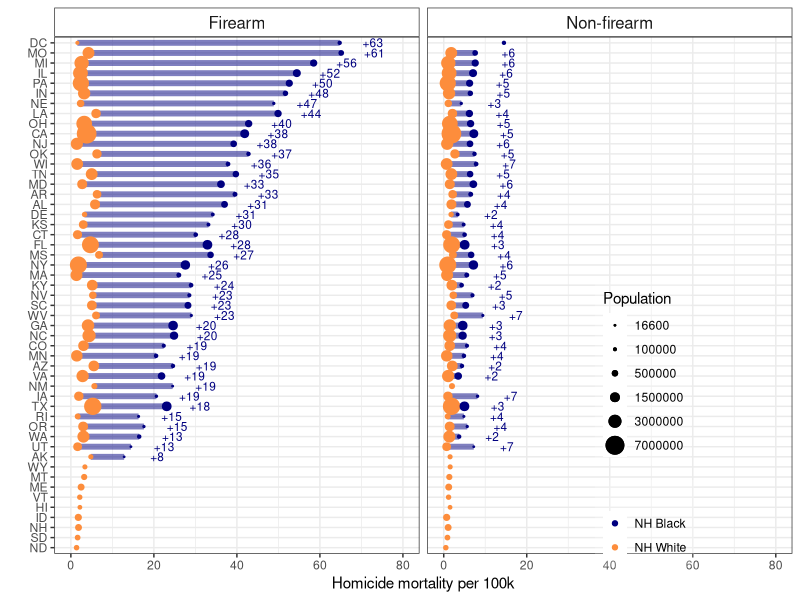
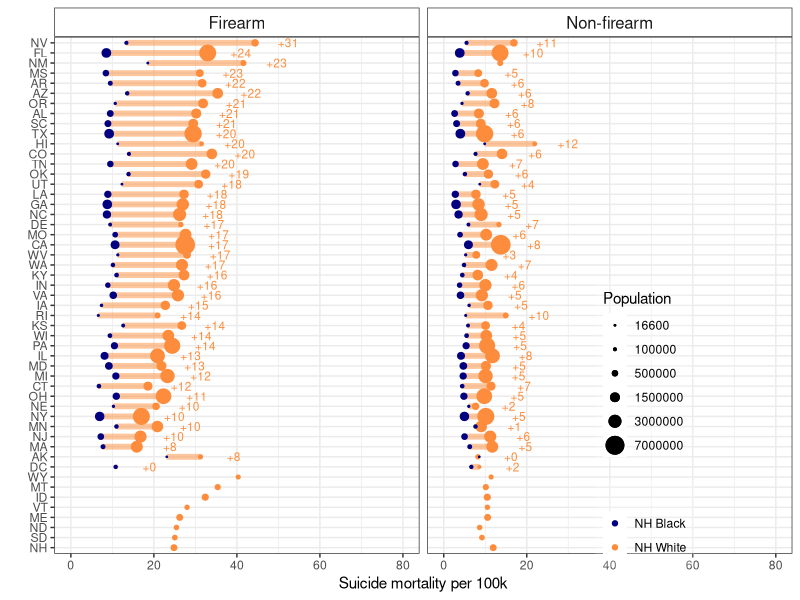
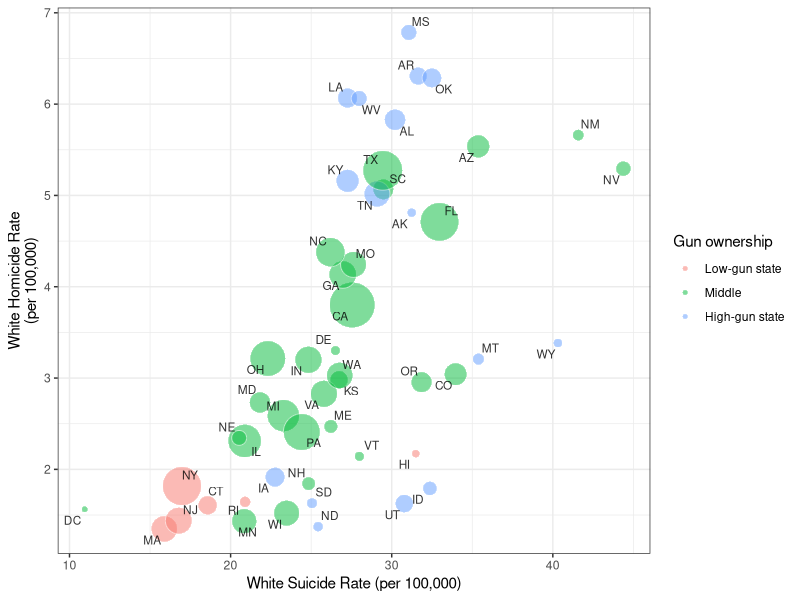
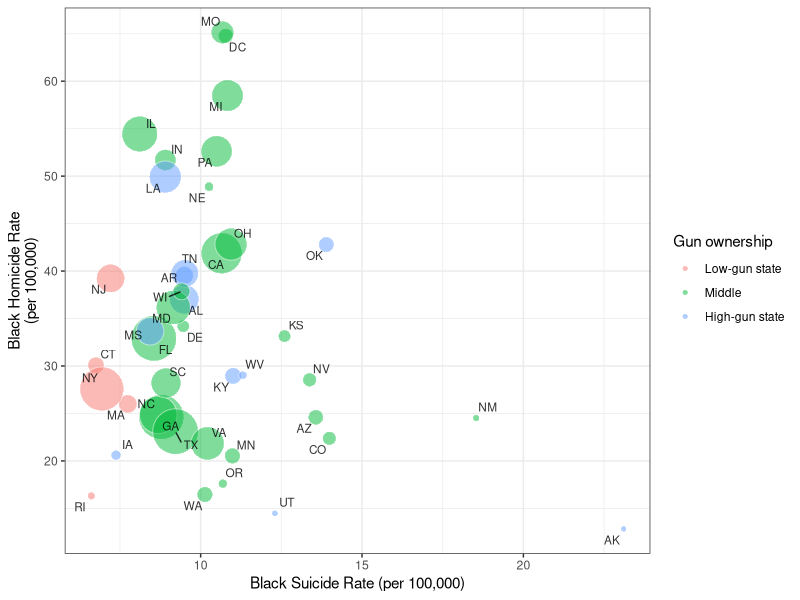
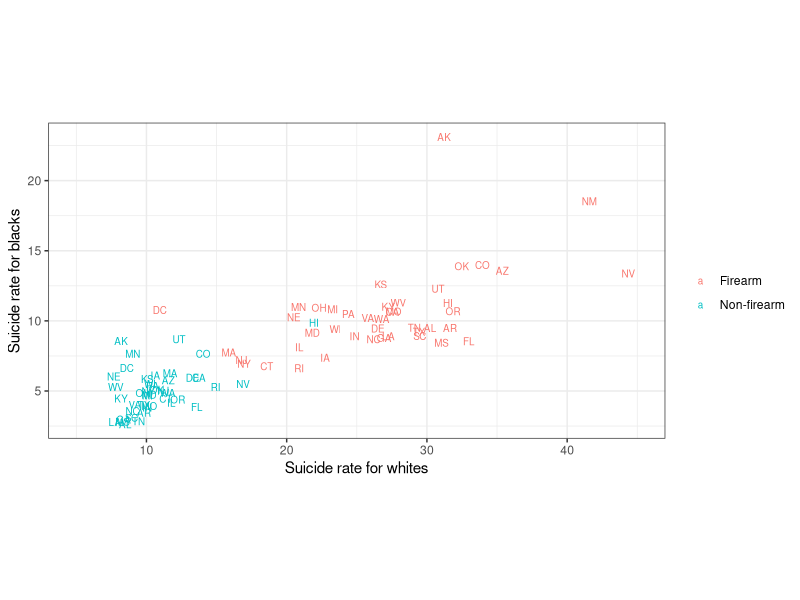
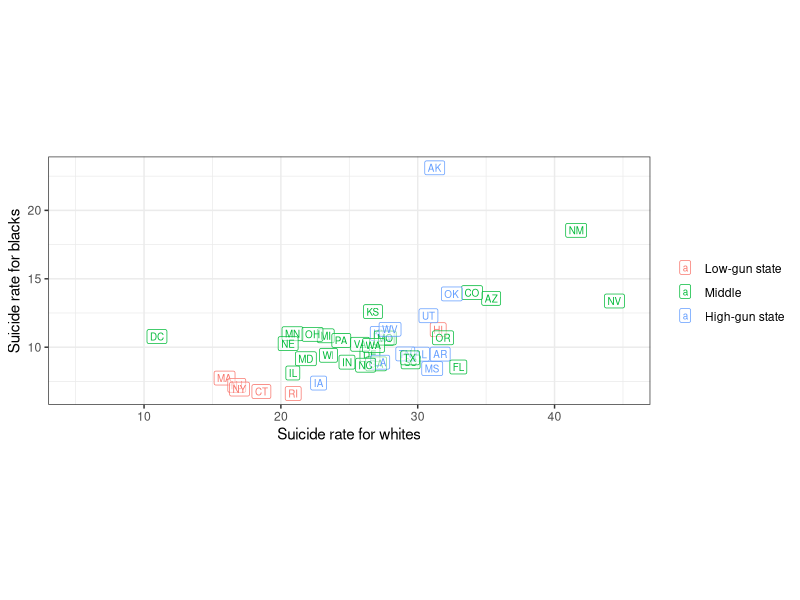
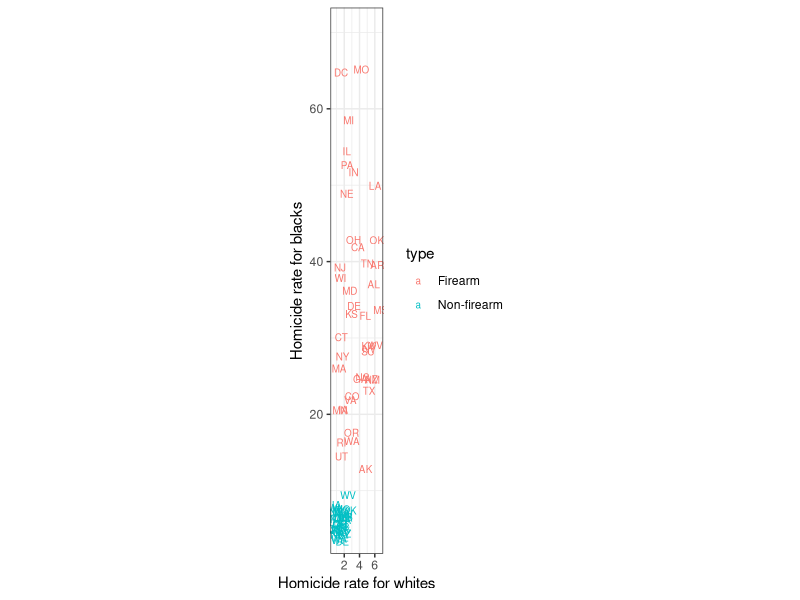
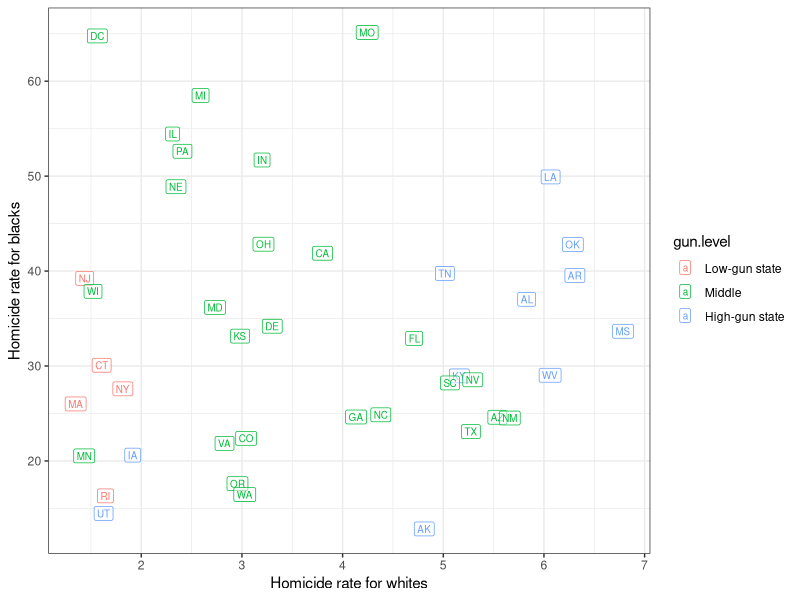

Source code (R) for these figures, in order:
## ---- chunk 1
library(tidyverse)
library(ggrepel)
## ---- chunk 2
NHBM_homicide_0814 <- read.csv("./Data/NHBlack-AllAges-Homicide.txt", header = T, sep = ",")
NHBM_homicide_0814 <- NHBM_homicide_0814 %>% select(ST, Population, Deaths, U_C_Rate) %>% 
  rename(pop.black = Population, death.homicide.black = Deaths, crude.homicide.black = U_C_Rate) %>%
  mutate(type = "Firearm")

NHBM_suicide_0814 <- read.csv("./Data/NHBlack-AllAges-Suicide.txt", header = T, sep = ",")
NHBM_suicide_0814 <- NHBM_suicide_0814 %>% select(ST, Population, Deaths, U_C_Rate) %>% 
  rename(pop.black = Population, death.suicide.black = Deaths, crude.suicide.black = U_C_Rate) %>%
  mutate(type = "Firearm")

NHBM_nonfa_homicide_0814 <- read.csv("./Data/NHBlack-AllAges-Homicide-NonFA.txt", header = T, sep = ",")
NHBM_nonfa_homicide_0814 <- NHBM_nonfa_homicide_0814 %>% select(ST, Population, Deaths, U_C_Rate) %>% 
  rename(pop.black = Population, death.homicide.black = Deaths, crude.homicide.black = U_C_Rate) %>%
  mutate(type = "Non-firearm")

NHBM_nonfa_suicide_0814 <- read.csv("./Data/NHBlack-AllAges-Suicide-NonFA.txt", header = T, sep = ",")
NHBM_nonfa_suicide_0814 <- NHBM_nonfa_suicide_0814 %>% select(ST, Population, Deaths, U_C_Rate) %>% 
  rename(pop.black = Population, death.suicide.black = Deaths, crude.suicide.black = U_C_Rate) %>%
  mutate(type = "Non-firearm")

NHWM_homicide_0814 <- read.table("./Data/NHWhite_AllAges_Homicide.txt", header = T, sep = ",")
NHWM_homicide_0814 <- NHWM_homicide_0814 %>% select(ST, Population, Deaths, U_C_Rate) %>% 
  rename(pop.white = Population, death.homicide.white = Deaths, crude.homicide.white = U_C_Rate) %>%
  mutate(type = "Firearm")


NHWM_suicide_0814 <- read.table("./Data/NHWhite-AllAges-Suicide.txt", header = T, sep = ",")
NHWM_suicide_0814 <- NHWM_suicide_0814 %>% select(ST, Population, Deaths, U_C_Rate) %>% 
  rename(pop.white = Population, death.suicide.white = Deaths, crude.suicide.white = U_C_Rate) %>%
  mutate(type = "Firearm")


NHWM_nonfa_homicide_0814 <- read.table("./Data/NHWhite-AllAges-Homicide-NonFA.txt", header = T, sep = ",")

NHWM_nonfa_homicide_0814 <- NHWM_nonfa_homicide_0814 %>% select(ST, Population, Deaths, U_C_Rate) %>% 
  rename(pop.white = Population, death.homicide.white = Deaths, crude.homicide.white = U_C_Rate) %>%
  mutate(type = "Non-firearm")


NHWM_nonfa_suicide_0814 <- read.table("./Data/NHWhite-AllAges-Suicide-NonFA.txt", header = T, sep = ",")
NHWM_nonfa_suicide_0814 <- NHWM_nonfa_suicide_0814 %>% select(ST, Population, Deaths, U_C_Rate) %>% 
  rename(pop.white = Population, death.suicide.white = Deaths, crude.suicide.white = U_C_Rate) %>%
  mutate(type = "Non-firearm")

NHBM_homicide_0814 <- rbind(NHBM_homicide_0814, NHBM_nonfa_homicide_0814)
NHBM_suicide_0814 <- rbind(NHBM_suicide_0814, NHBM_nonfa_suicide_0814)
NHWM_homicide_0814 <- rbind(NHWM_homicide_0814, NHWM_nonfa_homicide_0814)
NHWM_suicide_0814 <- rbind(NHWM_suicide_0814, NHWM_nonfa_suicide_0814)
rm(NHBM_nonfa_homicide_0814, NHBM_nonfa_suicide_0814, NHWM_nonfa_homicide_0814, NHWM_nonfa_suicide_0814)

#merge all the data
Males_AllAges_0814 <- merge(NHBM_homicide_0814, NHBM_suicide_0814 %>% select(-pop.black), by = c("ST", "type")) %>%
  mutate(RD.hom.su.black = crude.homicide.black - crude.suicide.black)

Males_AllAges_0814 <- merge(Males_AllAges_0814, NHWM_homicide_0814, by = c("ST", "type")) %>%
  mutate(RD.homicide = crude.homicide.black - crude.homicide.white)

Males_AllAges_0814 <- merge(Males_AllAges_0814, NHWM_suicide_0814 %>% select(-pop.white), by = c("ST", "type")) %>%
  mutate(RD.suicide = crude.suicide.black - crude.suicide.white)

Males_AllAges_0814 <- Males_AllAges_0814 %>% 
  mutate(RD.hom.su.white = crude.homicide.white - crude.suicide.white)

levels.firearm.homicide <- Males_AllAges_0814 %>% filter(type == "Firearm") %>%
  transmute(ST.order.RD.homicide = reorder(ST, RD.homicide))



Males_AllAges_0814$ST.order.RD.homicide <- factor(Males_AllAges_0814$ST, 
                                                  levels = c("ND", "SD", "NH", "ID", "HI", "VT", "ME", "MT", "WY",
                                                             levels(levels.firearm.homicide$ST.order.RD.homicide)[1:42]))

levels.firearm.suicide <- Males_AllAges_0814 %>% filter(type == "Firearm") %>%
  transmute(ST.order.RD.suicide = reorder(ST, -RD.suicide))

Males_AllAges_0814$ST.order.RD.suicide <- factor(Males_AllAges_0814$ST, levels = c("NH", "SD", "ND", "ME", "VT", "ID", "MT", "WY",
                                                                                   levels(levels.firearm.suicide$ST.order.RD.suicide)[1:43]))

Males_AllAges_0814 <- Males_AllAges_0814 %>% mutate(average.pop.white = pop.white/7, 
                              average.pop.black = pop.black/7)

Males_AllAges_0814$gun.level <- "Middle"
Males_AllAges_0814$gun.level[Males_AllAges_0814$ST %in% c("LA", "UT", "OK", "IA", "TN","KY", "AL", 
                                                          "MS", "ID","ND", "WV", "AR", "AK", "SD", "MT", "WY")] <- "High-gun state"
Males_AllAges_0814$gun.level[Males_AllAges_0814$ST %in% c("HI", "NJ", "MA", "RI", "CT", "NY")] <- "Low-gun state"

Males_AllAges_0814$gun.level <- factor(Males_AllAges_0814$gun.level, levels = c("Low-gun state", "Middle", "High-gun state"))
## ---- chunk 3
ggplot(Males_AllAges_0814, aes(y = ST.order.RD.homicide, x = crude.homicide.white)) + 
  geom_segment(aes(x = crude.homicide.white, xend = crude.homicide.black, 
                   y = ST.order.RD.homicide, yend = ST.order.RD.homicide), 
               lwd = 2, col = "navy", alpha = 0.5) +
  geom_point(aes(col = "NH White", size = average.pop.white)) + #alpha = ifelse(death.homicide.black < 20, 0.7, 1)
  geom_point(aes(x = crude.homicide.black, col = "NH Black", size = average.pop.black)) + #alpha = ifelse(death.homicide.black < 20, 0.7, 1),
  scale_color_manual(values = c("navy", "#fd8d3c")) +
  scale_alpha_continuous(guide = F) +
  scale_size_area(breaks = c(16600, 100000, 500000, 1500000, 3000000, 7000000)) +
  ylab("") +
  xlab("Homicide mortality per 100k") + 
  theme_bw() + 
  guides(color = guide_legend(title = " "), size = guide_legend(title = "Population")) + 
  theme(legend.position = c(0.8, 0.25), 
        plot.title = element_text(size = 10),
        legend.background = element_rect(fill=alpha('white', 0.2)),
        strip.background = element_rect(fill="white"), 
        strip.text.x = element_text(size = 12),
        strip.text.y = element_text(size = 12)) + 
  scale_x_continuous(limits = c(0, 80), labels = seq(0, 80, 20), breaks = seq(0, 80, 20)) +
  geom_text(data = subset(Males_AllAges_0814, is.na(RD.homicide)==F),
            aes(x = crude.homicide.black + 8, label = paste0("+", round(RD.homicide))),
            size = 3, col = "navy") +
  facet_wrap( ~ type)  
## ---- chunk 4
ggplot(Males_AllAges_0814, aes(y = ST.order.RD.suicide, x = crude.suicide.white)) + 
  geom_segment(aes(x = crude.suicide.white, xend = crude.suicide.black, 
                   y = ST.order.RD.suicide, yend = ST.order.RD.suicide), 
               lwd = 2, col = "#fd8d3c", alpha = 0.5) +
  geom_point(aes(col = "NH White", size = average.pop.white)) + #alpha = ifelse(death.homicide.black < 20, 0.7, 1)
  geom_point(aes(x = crude.suicide.black, col = "NH Black", size = average.pop.black)) + #, alpha = ifelse(death.homicide.black < 20, 0.7, 1)
  scale_color_manual(values = c("navy", "#fd8d3c")) +
  scale_alpha_continuous(guide = F) +
  scale_size_area(breaks = c(16600, 100000, 500000, 1500000, 3000000, 7000000)) +
  ylab("") + xlab("Suicide mortality per 100k") + theme_bw() + 
  guides(color = guide_legend(title = " "), size = guide_legend(title = "Population")) + 
  theme(legend.position = c(0.8, 0.25), 
        plot.title = element_text(size = 10),
        legend.background = element_rect(fill=alpha('white', 0.2)),
        strip.background = element_rect(fill="white"), 
        strip.text.x = element_text(size = 12),
        strip.text.y = element_text(size = 12)) + 
  scale_x_continuous(limits = c(0, 80), labels = seq(0, 80, 20), breaks = seq(0, 80, 20)) +
  geom_text(data = subset(Males_AllAges_0814, is.na(RD.suicide)==F), 
            aes(x = crude.suicide.white + 8, label = paste0("+", round(-RD.suicide))), size = 3, col = "#fd8d3c") +
  facet_wrap(~type)
## ---- chunk 5
ggplot(subset(Males_AllAges_0814, type == "Firearm"), aes(crude.suicide.white, crude.homicide.white)) + 
  geom_point(aes(fill = gun.level, size = average.pop.white), col = "white", pch = 21, alpha = 0.5) +
  geom_text_repel(aes(label = ST), alpha = 0.8, size = 3) +
  ylab("White Homicide Rate\n(per 100,000)") +
  xlab("White Suicide Rate (per 100,000)") + 
  theme_bw() +
  scale_size_area(breaks = c(100000, 500000, 1500000, 3000000, 7000000), max_size = 15, guide = F) +
  guides(fill = guide_legend(title = "Gun ownership")) 
## ---- chunk 6
Males_AllAges_0814 %>% 
  group_by(type) %>% 
  summarise(cor.hom.suicide = cor(crude.suicide.white, crude.homicide.white, use = "complete.obs"))
## ---- chunk 7
ggplot(subset(Males_AllAges_0814, type == "Firearm"), aes(crude.suicide.black, crude.homicide.black)) + 
  geom_point(aes(fill = gun.level, size = average.pop.black), col = "white", pch = 21, alpha = 0.5) +
  geom_text_repel(aes(label = ST), alpha = 0.8, size = 3, check_overlap = T) +
  ylab("Black Homicide Rate\n(per 100,000)") +
  xlab("Black Suicide Rate (per 100,000)") + 
  theme_bw() +
  scale_size_area(breaks = c(16600, 100000, 500000, 1400000), max_size = 15, guide = F) +
  guides(fill = guide_legend(title = "Gun ownership"))
## ---- chunk 8
Males_AllAges_0814 %>% 
  group_by(type) %>% 
  summarise(cor.hom.suicide = cor(crude.suicide.black, crude.homicide.black, use = "complete.obs"))
## ---- chunk 9
ggplot(Males_AllAges_0814, aes(crude.suicide.white, crude.suicide.black)) + 
  geom_text(aes(label = ST, col = type), size = 2.5) +
  guides(color = guide_legend(title = " ")) +
  ylab("Suicide rate for blacks") +
  xlab("Suicide rate for whites") +
  coord_equal(xlim = c(5, 45)) + theme_bw()

Males_AllAges_0814 %>% 
  group_by(type) %>% 
  summarise(cor.suicide = cor(crude.suicide.black, crude.suicide.white, use = "complete.obs"))

ggplot(subset(Males_AllAges_0814, type == "Firearm"), aes(crude.suicide.white, crude.suicide.black)) + 
  geom_label(aes(label = ST, col = gun.level), size = 2.5, alpha = 0.5) +
  guides(color = guide_legend(title = " ")) +
  ylab("Suicide rate for blacks") +
  xlab("Suicide rate for whites") +
  coord_equal(xlim = c(5, 45)) + theme_bw()

## ---- chunk 10
ggplot(Males_AllAges_0814, aes(crude.homicide.white, crude.homicide.black)) + 
  geom_text(aes(label = ST, col = type), size = 2.5) +
  ylab("Homicide rate for blacks") +
  xlab("Homicide rate for whites") +
  coord_equal(ylim = c(5, 70)) + theme_bw()

Males_AllAges_0814 %>% 
  group_by(type) %>% 
  summarise(cor.homicide = cor(crude.homicide.black, crude.homicide.white, use = "complete.obs"))

ggplot(subset(Males_AllAges_0814, type == "Firearm"), aes(crude.homicide.white, crude.homicide.black)) + 
  geom_label(aes(label = ST, col = gun.level), size = 2.5, alpha = 0.5) +
  ylab("Homicide rate for blacks") +
  xlab("Homicide rate for whites") +
  theme_bw()
